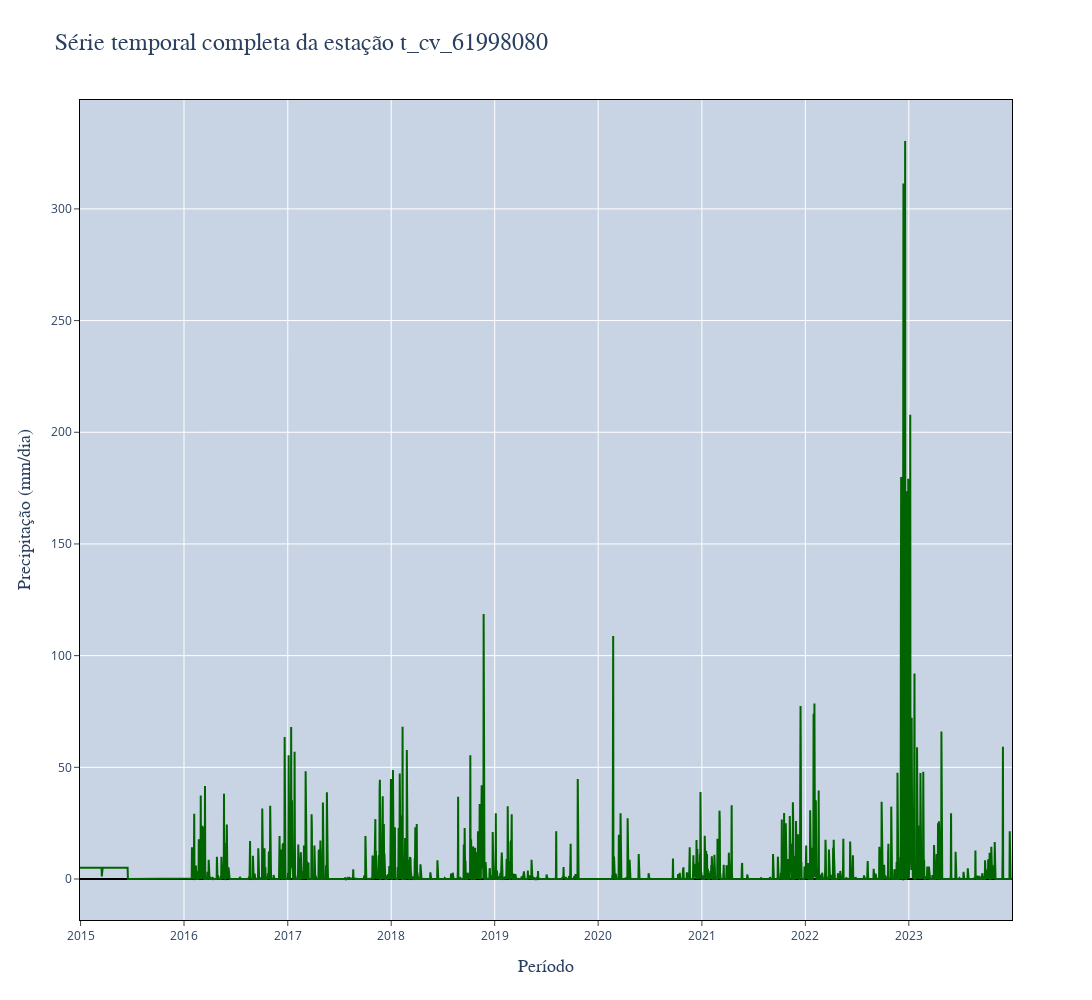

The cell this chart's notebook holds for it:
### Code cell
for c in chuvas:
    plot_serie_temporal(
        dataset=df_knn,
        coluna=c,
        tp_coluna="chuva",
        plot_title="Série temporal completa da estação {}".format(c),
        line_color="darkgreen",
        short_name=c,
        pasta_resultados=pasta_resultados+"aed/",
        salvar=SALVAR_PLOTS
    )

### Figure 1 — Plotly figure (JSON) as saved in the notebook; plotly's stock layout.template omitted (floating-point values rounded to 4 significant figures; data arrays with more than 128 entries replaced by an {"elided": "..."} marker saying what was removed)
{"data": [{"line": {"color": "darkgreen", "width": 2}, "mode": "lines", "name": "t_cv_61998080", "type": "scatter", "x": {"elided": "3289 str values"}, "y": {"elided": "3289 float values"}}], "layout": {"height": 1000, "hovermode": "x unified", "plot_bgcolor": "#c8d4e3", "title": {"font": {"family": "system-ui", "size": 24}, "text": "Série temporal completa da estação t_cv_61998080"}, "width": 1500, "xaxis": {"linecolor": "black", "mirror": true, "showline": true, "ticks": "outside", "title": {"font": {"family": "system-ui", "size": 18}, "text": "Período"}}, "yaxis": {"linecolor": "black", "mirror": true, "showline": true, "ticks": "outside", "title": {"font": {"family": "system-ui", "size": 18}, "text": "Precipitação (mm/dia)"}, "zerolinecolor": "black"}}}
